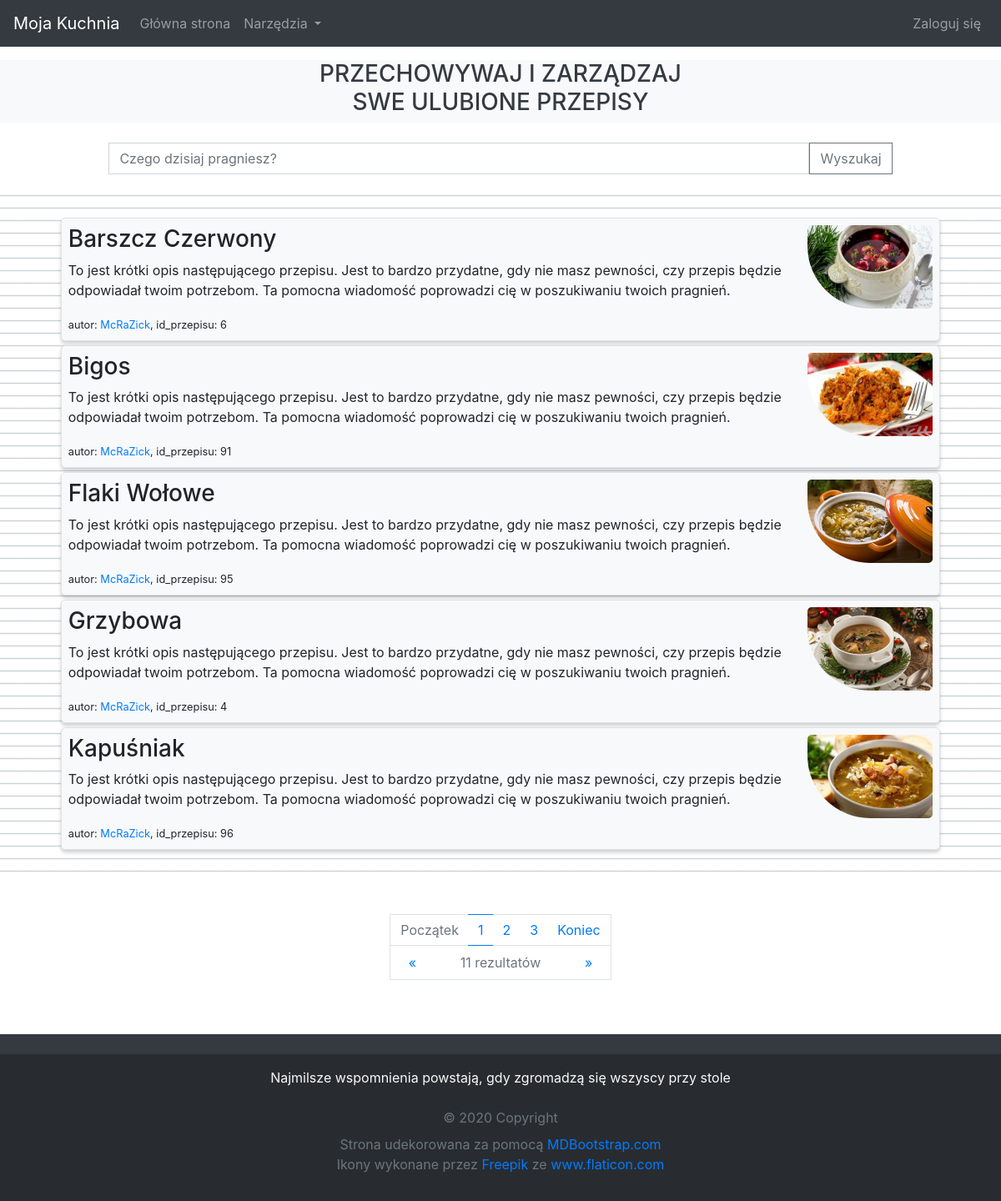
The page / on the database its author committed.
### recipes/models.py (models this page shows, shortened)
class Recipe(models.Model):
	title 		= models.CharField(max_length=100, verbose_name= _('Tytuł przepisu'))
	author		= models.ForeignKey(User, on_delete=models.CASCADE, verbose_name= _('Autor'))
	image 		= models.ImageField(default='default_recipe.jpg', upload_to='recipe_pics', verbose_name= _('Wprowadź Obraz'))
	description = models.TextField(blank=True, verbose_name= _('Krutka deskrypcja przepisu'))
	method 		= models.TextField(blank=True, verbose_name= _('Wprowadź instrukcję sukcesywnego wykonania produktu'))

### recipes/views.py (the view)
# urls.py: path('', RecipeListView.as_view(), name='recipes-home'),
class RecipeListView(ListView):
	model = Recipe
	template_name = 'recipes/home.html' # <app>/<model>_<viewtype>.html
	context_object_name = 'recipes'
	ordering = [F('title').asc(nulls_last=True)]
	paginate_by = 5

### recipes/templates/recipes/home.html
{% extends "recipes/base.html" %}
{% load recipes_extras %}
{% block content %}
{% load static %}
	<form class="form-inline my-4 d-flex justify-content-center">
	  <input class="form-control" type="search" placeholder="Czego dzisiaj pragniesz?" aria-label="Search" style="border-radius:0; width:70%">
	  <button class="btn btn-outline-secondary" type="submit" style="border-radius: 0">Wyszukaj</button>
	</form>
	<div id="recipes" class="mt-4 mb-5 pt-4 pb-4" style="background-image: url('{% static 'recipes/img/background_notepad.png' %}'); background-size: 15px 15px">
	  <center class="container recipe-container">
		{% if recipes %}
		  {% for recipe in recipes %}
			<div class="border m-1 btn-light p-2 recipe-container" onclick="$(this).fadeOut(500); setTimeout(function(){window.location='{% url 'recipe-detail' recipe.id %}'}, 500)" style="overflow: auto; border-radius: 5px">
		      <article>
			    <img class="float-right" width="150px" height="100px" style="border-radius: 5px 5px 5px 75px" src="{{ recipe.image.url }}">
			    <h3>{{ recipe.title }}</h3>
			    <p>{{ recipe.description }}</p>
			    <small>
			      autor: <a href="{% url 'user-recipes' recipe.author.username %}">{{ recipe.author }}</a>,
			      id_przepisu: {{ recipe.id }}
			    </small>
		      </article>
	  	    </div>
		  {% endfor %}
		{% else %}
		  <div class="d-flex justify-content-center text-light p-5 text-center">
		    <h2>Sorry but no recipes are to be found</h2>
		  </div>
		{% endif %}
	  </center>
	</div>
	{% if is_paginated %}
	  <center class="pagination justify-content-center">
	    <nav id="home-pagination" aria-label="Page navigation example">
	      <div>
	  	    <ul class="pagination pagination-circle pg-blue mb-0">
	          <li class="page-item {% if not page_obj.has_previous %}disabled{% endif %}">
	            <a class="page-link" style="border-right: 0" aria-label="First" href="{% if page_obj.has_previous %}?page=1{% else %}#{% endif %}">
	              Początek
	            </a>
	          </li>
	          {% for num in page_obj.paginator.page_range %}
	            {% if page_obj.number == num %}
	              <li class="page-item active">
	          	    <a class="page-link page-link-active-fancy" href="?page={{ num }}">
	          	      {{ num }}
	          	    </a>
	              </li>
	            {% elif num > page_obj.number|add:'-3' and num < page_obj.number|add:'3' %}
	              <li class="page-item">
	          	    <a class="page-link page-link-fancy" href="?page={{ num }}">
	          	      {{ num }}
	          	    </a>
	              </li>
	            {% endif %}
	          {% endfor %}
	          <li class="page-item {% if not page_obj.has_next %}disabled{% endif %}">
	            <a class="page-link" style="border-left: 0" aria-label="Last" href="{% if page_obj.has_next %}?page={{ page_obj.paginator.num_pages }}{% else %}#{% endif %}">
	      	      Koniec
	            </a>
	          </li>
	        </ul>
	      </div>
	      <div name="page-flip">
	        <a style="border-right: 0" class="{% if not page_obj.has_previous %}disabled{% endif %}" aria-label="Previous" href="{% if page_obj.has_previous %}?page={{ page_obj.previous_page_number }}{% else %}#{% endif %}">
	          <span aria-hidden="true">&laquo;</span>
	        </a>
	        <a style="width: 60%; border-left: 0; border-right: 0; color: #6c757d; cursor: default">
	          <span id="search-result-counter">{{ page_obj.paginator.count }}</span>
			  rezultatów
	        </a>
	        <a style="border-left: 0" class="{% if not page_obj.has_next %}disabled{% endif %}" aria-label="Next" href="{% if page_obj.has_next %}?page={{ page_obj.next_page_number }}{% else %}#{% endif %}">
	          <span aria-hidden="true">&raquo;</span>
	        </a>
	      </div>
	    </nav>
	  </center>
	{% endif %}
{% endblock content %}

### recipes/static/recipes/css/main.css (style rules this page uses)
html { scroll-behavior: smooth; position: relative; min-height: 100% }
body { margin-bottom: 240px }
#recipes div, div.container { width: 95%; text-align: left }
.recipe-container > div { box-shadow: 0 2px 4px 0 rgba(0, 0, 0, 0.1), 0 4px 4px 0 rgba(0, 0, 0, 0.1); margin-bottom: 5px !important; }

### recipes/static/recipes/css/home.css (style rules this page uses)
#home-pagination { padding-bottom: 25px }
#home-pagination div a { border-radius: 0 }
#home-pagination div[name="page-flip"] a { border: 1px solid #dee2e6; background-color: #fff; text-decoration: none; padding: .5rem .75rem; text-align: center; cursor: pointer; border-top: 0; float: left; width: 20% }
#home-pagination div ul li a.page-link-fancy { border-left: 0; border-right: 0 }
#home-pagination div ul li a.page-link-active-fancy { border-left: 0; border-right: 0; color: #007bff; background-color: #fff }

### rows shown on the page
Recipe: image (picture), title "Barszcz Czerwony", description "To jest krótki opis następującego przepisu. Jest to bardzo przydatne, gdy nie masz pewności, czy przepis będzie odpowiadał twoim potrzebom. Ta pomocna wiadomość poprowadzi cię w poszukiwaniu twoich pragnień.", author "McRaZick", id "6"
Recipe: image (picture), title "Bigos", description "To jest krótki opis następującego przepisu. Jest to bardzo przydatne, gdy nie masz pewności, czy przepis będzie odpowiadał twoim potrzebom. Ta pomocna wiadomość poprowadzi cię w poszukiwaniu twoich pragnień.", author "McRaZick", id "91"
Recipe: image (picture), title "Flaki Wołowe", description "To jest krótki opis następującego przepisu. Jest to bardzo przydatne, gdy nie masz pewności, czy przepis będzie odpowiadał twoim potrzebom. Ta pomocna wiadomość poprowadzi cię w poszukiwaniu twoich pragnień.", author "McRaZick", id "95"
Recipe: image (picture), title "Grzybowa", description "To jest krótki opis następującego przepisu. Jest to bardzo przydatne, gdy nie masz pewności, czy przepis będzie odpowiadał twoim potrzebom. Ta pomocna wiadomość poprowadzi cię w poszukiwaniu twoich pragnień.", author "McRaZick", id "4"
Recipe: image (picture), title "Kapuśniak", description "To jest krótki opis następującego przepisu. Jest to bardzo przydatne, gdy nie masz pewności, czy przepis będzie odpowiadał twoim potrzebom. Ta pomocna wiadomość poprowadzi cię w poszukiwaniu twoich pragnień.", author "McRaZick", id "96"

### other values the page prints
{{ num }} "1"
{{ num }} "2" "3"
{{ page_obj.paginator.count }} "11"
